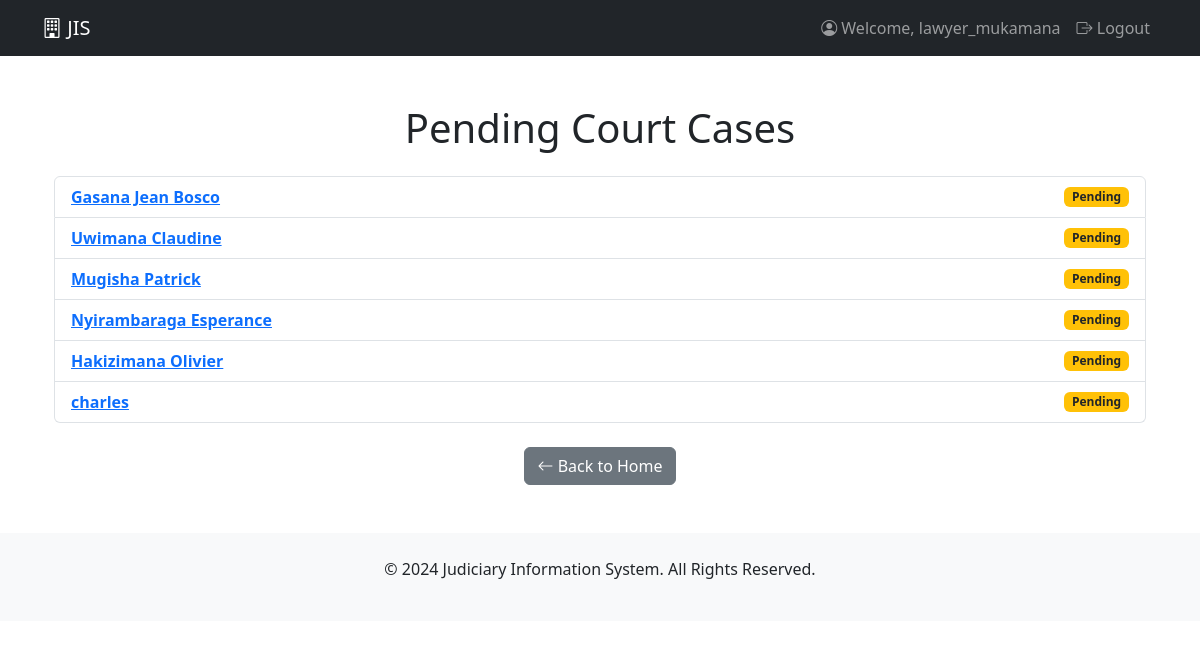
/court/cases/pending/ (signed in), run on the app's committed database.
### court/models.py (models this page shows, shortened)
class User(AbstractUser):
    ROLE_CHOICES = [
        ('Judge', 'Judge'),
        ('Lawyer', 'Lawyer'),
        ('Registrar', 'Registrar'),
        ('Admin', 'Admin'),
    ]
    role = models.CharField(
        max_length=20,
        choices=ROLE_CHOICES,
        default='Admin'
    )
    objects = CustomUserManager()

class CourtCase(models.Model):
    CIN = models.AutoField(primary_key=True)
    defendant_name = models.CharField(max_length=255)
    defendant_address = models.TextField()
    crime_type = models.CharField(max_length=100)
    crime_date = models.DateField()
    crime_location = models.CharField(max_length=255)
    arresting_officer = models.CharField(max_length=255)
    arrest_date = models.DateField()
    hearing_date = models.DateField(null=True, blank=True)
    adjournment_reason = models.TextField(blank=True)
    hearing_summary = models.TextField(blank=True)
    judgment_summary = models.TextField(blank=True)
    status = models.CharField(max_length=20, choices=[('Pending', 'Pending'), ('Resolved', 'Resolved'), ('Closed', 'Closed')])
    judge = models.ForeignKey(User, on_delete=models.SET_NULL, related_name='judge_cases', null=True)
    lawyer = models.ForeignKey(User, on_delete=models.SET_NULL, related_name='lawyer_cases', null=True)
    public_prosecutor = models.CharField(max_length=255)
    starting_date = models.DateField()
    completion_date = models.DateField(null=True, blank=True)

### court/views.py (the view)
# urls.py: path('cases/pending/', views.pending_cases, name='pending_cases'),
@login_required  # Ensures only authenticated users can view pending cases
def pending_cases(request):
    cases = CourtCase.objects.filter(status='Pending').order_by('CIN')
    return render(request, 'pending_cases.html', {'cases': cases})

### templates/pending_cases.html (shortened to what this page needs)
{% extends 'base.html' %}
{% block content %}
<div class="container my-5">
    <h1 class="mb-4 text-center">Pending Court Cases</h1>
    {% if cases %}
        <ul class="list-group">
            {% for case in cases %}
                <li class="list-group-item d-flex justify-content-between align-items-center">
                    <a href="{% url 'case_detail' case.CIN %}" class="fw-bold text-primary">
                        {{ case.defendant_name }}
                    </a>
                    <span class="badge bg-warning text-dark">{{ case.status }}</span>
                </li>
            {% endfor %}
        </ul>
    {% else %}
        <p class="text-center text-muted">No pending cases at the moment.</p>
    {% endif %}
    <div class="text-center mt-4">
        <a href="{% url 'home' %}" class="btn btn-secondary">
            <i class="bi bi-arrow-left"></i> Back to Home
        </a>
    </div>
</div>
{% endblock %}

### templates/base.html (shortened to what this page needs)
<!DOCTYPE html>
<html lang="en">
<head>
    <link rel="stylesheet" href="https://cdn.jsdelivr.net/npm/bootstrap@5.3.0/dist/css/bootstrap.min.css">
    <link rel="stylesheet" href="https://cdn.jsdelivr.net/npm/bootstrap-icons/font/bootstrap-icons.css">
</head>
<body>
    <nav class="navbar navbar-expand-lg navbar-dark bg-dark">
        <div class="container">
            <a class="navbar-brand" href="{% url 'home' %}">
                <i class="bi bi-building"></i> JIS
            </a>
            <div class="collapse navbar-collapse" id="navbarNav">
                <ul class="navbar-nav ms-auto">
                    {% if user.is_authenticated %}
                        <li class="nav-item">
                            <a class="nav-link" href="#">
                                <i class="bi bi-person-circle"></i> Welcome, {{ user.username }}
                            </a>
                        </li>
                        <li class="nav-item">
                            <a class="nav-link" href="{% url 'logout' %}">
                                <i class="bi bi-box-arrow-right"></i> Logout
                            </a>
                        </li>
                    {% endif %}
                </ul>
            </div>
        </div>
    </nav>
    <main class="container mt-4">
        {% block content %}
        {% endblock %}
    </main>
    <footer class="bg-light text-center py-4 mt-5">
        <p>&copy; 2024 Judiciary Information System. All Rights Reserved.</p>
    </footer>
</body>
</html>

### data on the page
User: username "lawyer_mukamana"
CourtCase: defendant_name "Gasana Jean Bosco", status "Pending"
CourtCase: defendant_name "Uwimana Claudine", status "Pending"
CourtCase: defendant_name "Mugisha Patrick", status "Pending"
CourtCase: defendant_name "Nyirambaraga Esperance", status "Pending"
CourtCase: defendant_name "Hakizimana Olivier", status "Pending"
CourtCase: defendant_name "charles", status "Pending"
